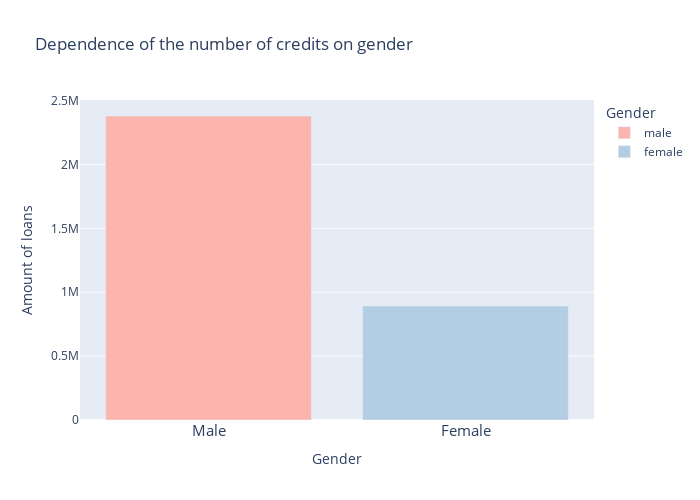

The code cell stored with this chart in its notebook:
### Code cell
fig = px.bar(
    sex_amount,
    x = 'sex',
    y = 'sum_amount',
    width = 700,
    height = 500,
    labels = {'sex': 'Gender', 'sum_amount': 'Amount of loans'},
    color = 'sex',
    title = 'Dependence of the number of credits on gender',
    color_discrete_sequence=px.colors.qualitative.Pastel1
)
fig.update_layout(
    xaxis = dict(
        tickmode = 'array',
        tickvals = sex_amount['sex'],
        ticktext = ['Male', 'Female'],
        tickfont_size = 15
    ) 
)

fig.show()

### Figure 1 — Plotly figure (JSON) as saved in the notebook; plotly's stock layout.template omitted (floating-point values rounded to 4 significant figures)
{"data": [{"alignmentgroup": "True", "hovertemplate": "Gender=%{x}<br>Amount of loans=%{y}<extra></extra>", "legendgroup": "male", "marker": {"color": "rgb(251,180,174)", "pattern": {"shape": ""}}, "name": "male", "offsetgroup": "male", "orientation": "v", "showlegend": true, "textposition": "auto", "type": "bar", "x": ["male"], "xaxis": "x", "y": [2379148], "yaxis": "y"}, {"alignmentgroup": "True", "hovertemplate": "Gender=%{x}<br>Amount of loans=%{y}<extra></extra>", "legendgroup": "female", "marker": {"color": "rgb(179,205,227)", "pattern": {"shape": ""}}, "name": "female", "offsetgroup": "female", "orientation": "v", "showlegend": true, "textposition": "auto", "type": "bar", "x": ["female"], "xaxis": "x", "y": [892110], "yaxis": "y"}], "layout": {"barmode": "relative", "height": 500, "legend": {"title": {"text": "Gender"}, "tracegroupgap": 0}, "title": {"text": "Dependence of the number of credits on gender"}, "width": 700, "xaxis": {"anchor": "y", "categoryarray": ["male", "female"], "categoryorder": "array", "domain": [0, 1], "tickfont": {"size": 15}, "tickmode": "array", "ticktext": ["Male", "Female"], "tickvals": ["male", "female"], "title": {"text": "Gender"}}, "yaxis": {"anchor": "x", "domain": [0, 1], "title": {"text": "Amount of loans"}}}}
